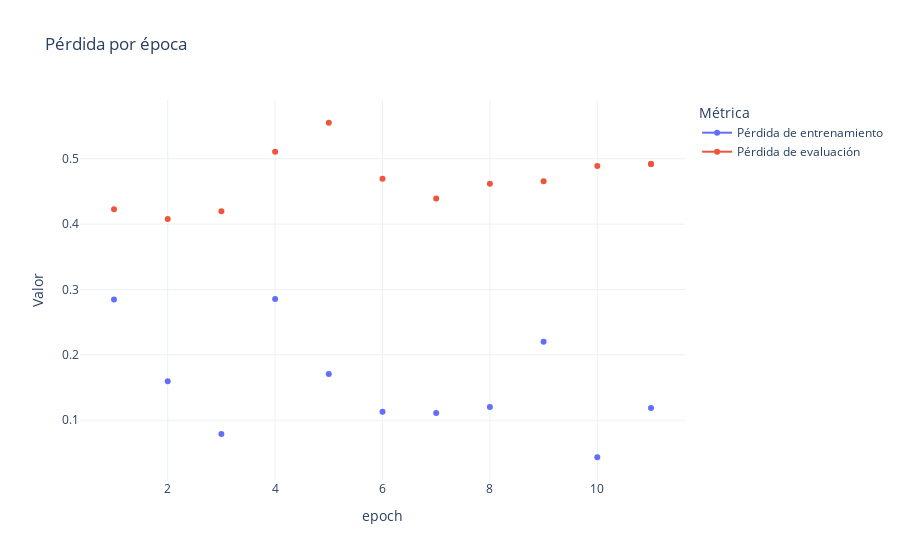
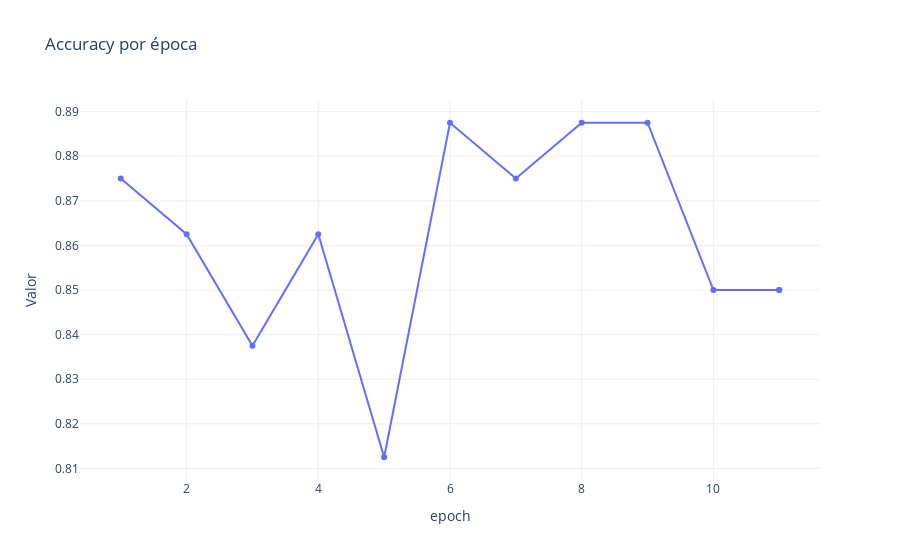

Notebook source saved alongside these figures, in order:
### Code cell
# Filtramos solo las filas que tienen datos útiles
filtered_history = history.copy()
filtered_history = filtered_history[filtered_history["epoch"].notna()]

# Plot de pérdidas (loss)
plot_metric(
    filtered_history,
    x_col="epoch",
    y_cols=["loss", "eval_loss"],
    y_labels=["Pérdida de entrenamiento", "Pérdida de evaluación"],
    title="Pérdida por época",
    filename=CHECKPOINT.replace("/", "-") + "_loss_plot",
    dirpath=FIGURES_DIR / MODEL_FOLDER,
)

# Plot de accuracy
if "eval_accuracy" in filtered_history.columns:
    plot_metric(
        filtered_history[filtered_history["eval_accuracy"].notna()],
        x_col="epoch",
        y_cols=["eval_accuracy"],
        y_labels=["Accuracy de evaluación"],
        title="Accuracy por época",
        filename=CHECKPOINT.replace("/", "-") + "_accuracy_plot",
        dirpath=FIGURES_DIR / MODEL_FOLDER,
    )

### Figure 1 — Plotly figure (JSON) as saved in the notebook; plotly's stock layout.template omitted (floating-point values rounded to 4 significant figures)
{"data": [{"mode": "lines+markers", "name": "Pérdida de entrenamiento", "type": "scatter", "x": [1.0, 1.0, 2.0, 2.0, 3.0, 3.0, 4.0, 4.0, 5.0, 5.0, 6.0, 6.0, 7.0, 7.0, 8.0, 8.0, 9.0, 9.0, 10.0, 10.0, 11.0, 11.0, 11.0, 11.0], "y": [0.2848, NaN, 0.1595, NaN, 0.079, NaN, 0.2856, NaN, 0.1708, NaN, 0.1131, NaN, 0.1109, NaN, 0.1202, NaN, 0.2201, NaN, 0.0433, NaN, 0.1186, NaN, NaN, NaN]}, {"mode": "lines+markers", "name": "Pérdida de evaluación", "type": "scatter", "x": [1.0, 1.0, 2.0, 2.0, 3.0, 3.0, 4.0, 4.0, 5.0, 5.0, 6.0, 6.0, 7.0, 7.0, 8.0, 8.0, 9.0, 9.0, 10.0, 10.0, 11.0, 11.0, 11.0, 11.0], "y": [NaN, 0.4229, NaN, 0.4078, NaN, 0.4199, NaN, 0.5107, NaN, 0.5551, NaN, 0.4695, NaN, 0.4393, NaN, 0.4618, NaN, 0.4658, NaN, 0.4891, NaN, 0.492, NaN, 0.492]}], "layout": {"legend": {"title": {"text": "Métrica"}}, "title": {"text": "Pérdida por época"}, "xaxis": {"title": {"text": "epoch"}}, "yaxis": {"title": {"text": "Valor"}}}}

### Figure 2 — Plotly figure (JSON) as saved in the notebook; plotly's stock layout.template omitted (floating-point values rounded to 4 significant figures)
{"data": [{"mode": "lines+markers", "name": "Accuracy de evaluación", "type": "scatter", "x": [1.0, 2.0, 3.0, 4.0, 5.0, 6.0, 7.0, 8.0, 9.0, 10.0, 11.0, 11.0], "y": [0.875, 0.8625, 0.8375, 0.8625, 0.8125, 0.8875, 0.875, 0.8875, 0.8875, 0.85, 0.85, 0.85]}], "layout": {"legend": {"title": {"text": "Métrica"}}, "title": {"text": "Accuracy por época"}, "xaxis": {"title": {"text": "epoch"}}, "yaxis": {"title": {"text": "Valor"}}}}
